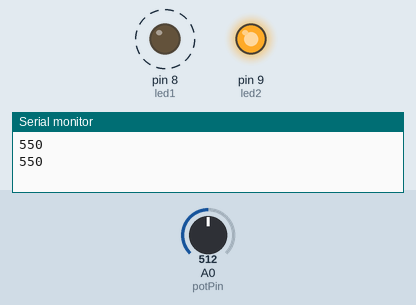
Recording of a sketch running on a simulated Arduino Uno, built with avr-gcc and run on an emulated ATmega328P. On the bench: output pins drawn as LEDs (lit = HIGH), the last lines printed to the serial monitor. Dashed ring = blinking. The test bench sets the inputs (shaded band); at power-on: A0 (potPin) = 512.

Above: at 1.9 s.
2.0 s: A0 (potPin) set to 122
At 2.3 s:
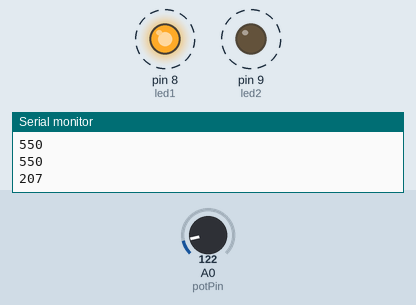
5.5 s: A0 (potPin) set to 0
At 5.66 s:
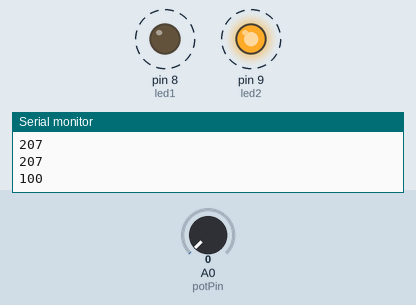
Timing chart, 0 to 15.0 s (numbered marks = the images above; inputs shaded):
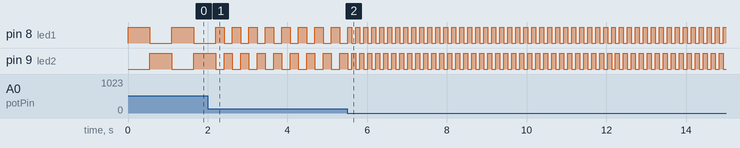

The sketch:

potentiometer-ambulance-alert.ino
```cpp
int potPin = A0;

int led1 = 8;
int led2 = 9;

int potValue;
int delayTime;

void setup()
{
  pinMode(led1, OUTPUT);
  pinMode(led2, OUTPUT);

  Serial.begin(9600);
}

void loop()
{
  // Read potentiometer
  potValue = analogRead(potPin);

  // Convert 0-1023 to 100-1000 ms
  delayTime = map(potValue, 0, 1023, 100, 1000);

  // Send delayTime to Python
  Serial.println(delayTime);

  // -------------------------
  // LED 1
  // -------------------------
  digitalWrite(led1, HIGH);
  digitalWrite(led2, LOW);

  delay(delayTime);

  // -------------------------
  // LED 2
  // -------------------------
  digitalWrite(led1, LOW);
  digitalWrite(led2, HIGH);

  delay(delayTime);
}
```

Measured:
- after the input at 2.0 s, pin 8 (led1), pin 9 (led2): alternates HIGH for 0.21 s and LOW for 0.21 s, starting after 0.41 s
- after the input at 5.5 s, pin 8 (led1), pin 9 (led2): alternates HIGH for 0.10 s and LOW for 0.10 s, starting after 0.12 s
- by itself, pin 8 (led1): alternates HIGH for 0.55 s and LOW for 0.55 s
